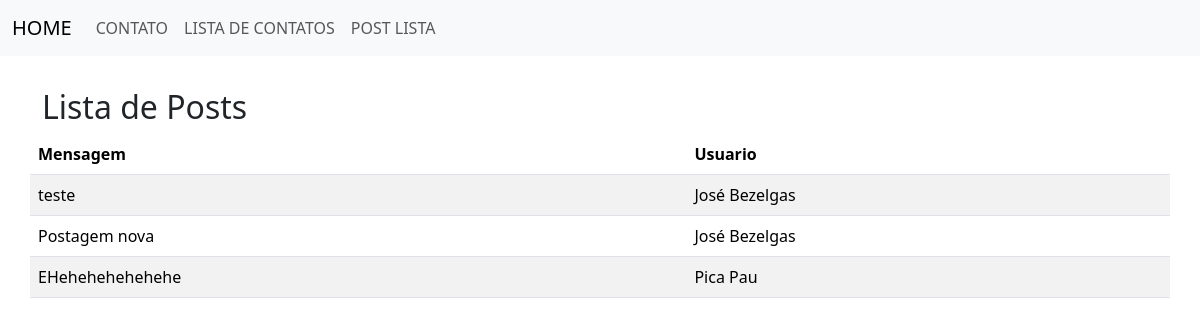
The app's page /post/lista/ with its own data.
### estudo/models.py (models this page shows)
class Post(db.Model):  # create a class called Post that inherits from db.Model
    id = db.Column(db.Integer, primary_key=True)  # create a column called id
    date_created = db.Column(db.DateTime, default=datetime.now)  # create a column called date_created
    mensagem = db.Column(db.Text, nullable=True)  # create a column called mensagem
    user_id = db.Column(db.Integer, db.ForeignKey('user.id'), nullable=True)  # create a column called user_id

class User(db.Model, UserMixin):  # create a class called User that inherits from db.Model
    id = db.Column(db.Integer, primary_key=True)  # create a column called id
    nome = db.Column(db.String(100), nullable=True)
    sobrenome = db.Column(db.String(100), nullable=True)
    email = db.Column(db.String(100), nullable=True, unique=True)  # create a column called email
    senha = db.Column(db.String(100), nullable=True)  # create a column called password
    posts = db.relationship('Post', backref='user', lazy=True)  # create a relationship between the User and Post classes

### estudo/views.py (the view)
@app.route('/post/lista/', methods=['GET'])
def lista_posts():
    posts = Post.query.all()
    context = {
        'posts': posts
    }
    return render_template('lista_posts.html', context=context)

### estudo/templates/lista_posts.html
{% extends 'base.html' %}
{% block content %}
    <div class="container">
        <div class="row">
            <h2 class="mt-4">Lista de Posts</h2>
            <table class="table table-striped">
                <thead>
                    <tr>
                        <th>Mensagem</th>
                        <th>Usuario</th>
                    </tr>
                </thead>
                <tbody>
                    {% for linha in context['posts'] %}
                    <tr>
                        <td>{{linha.mensagem}}</td>
                        <td>{{linha.user.nome}}  {{linha.user.sobrenome}}</td>
                    </tr>
                    {% endfor %}
                </tbody>
            </table>
        </div>
    </div>
{% endblock %}

### records on screen
Post: mensagem "teste", user.nome "José", user.sobrenome "Bezelgas"
Post: mensagem "Postagem nova", user.nome "José", user.sobrenome "Bezelgas"
Post: mensagem "EHehehehehehehe", user.nome "Pica", user.sobrenome "Pau"
